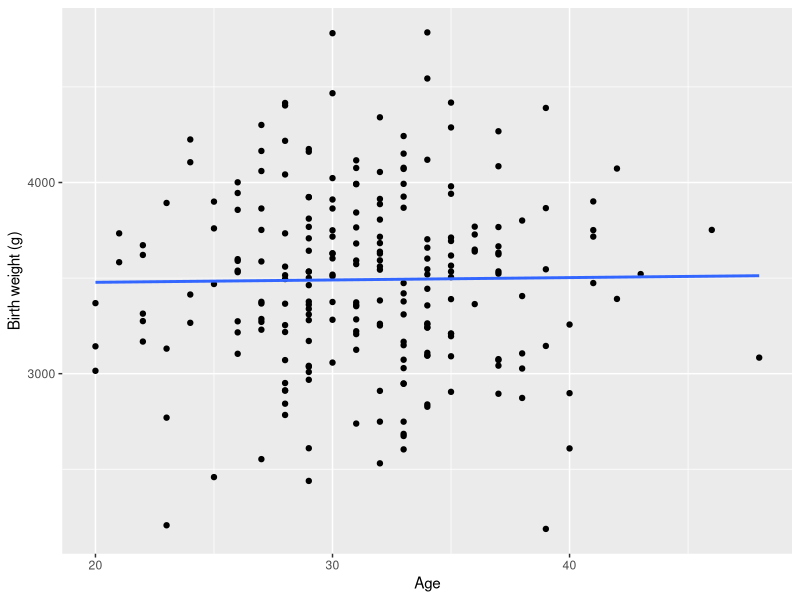
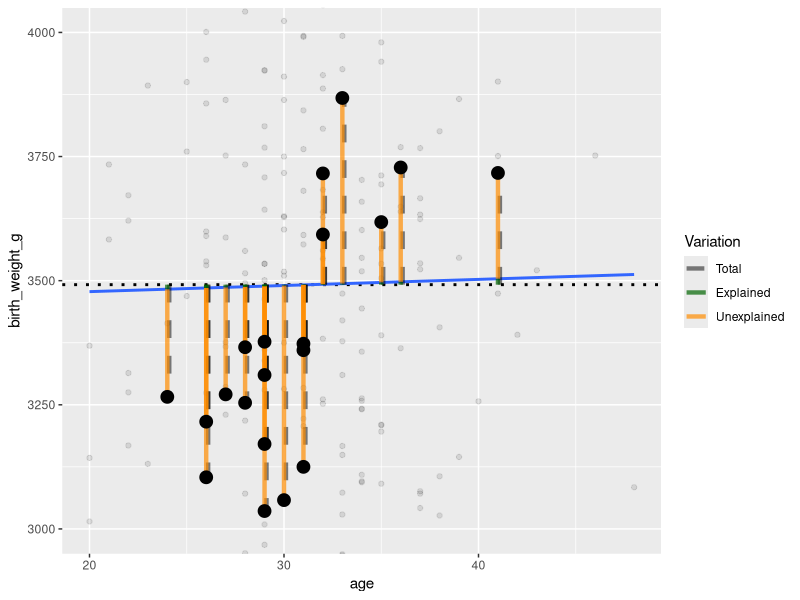
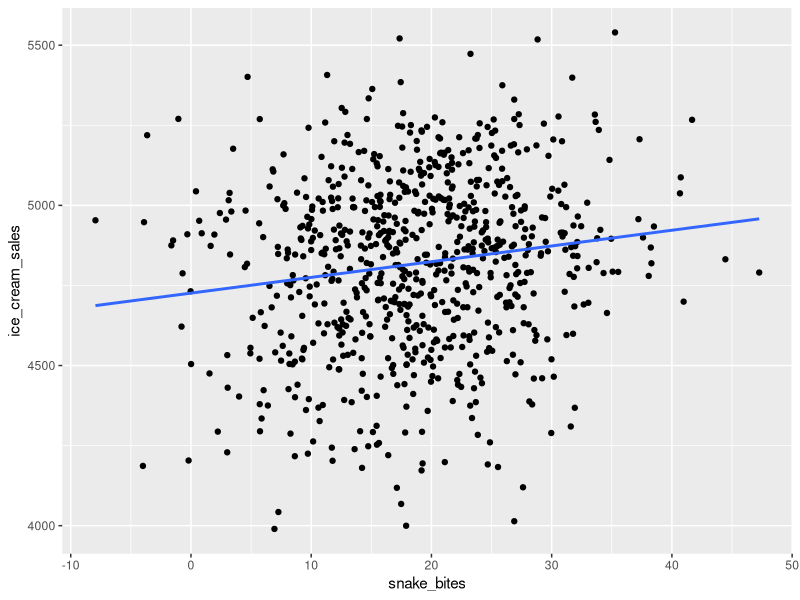
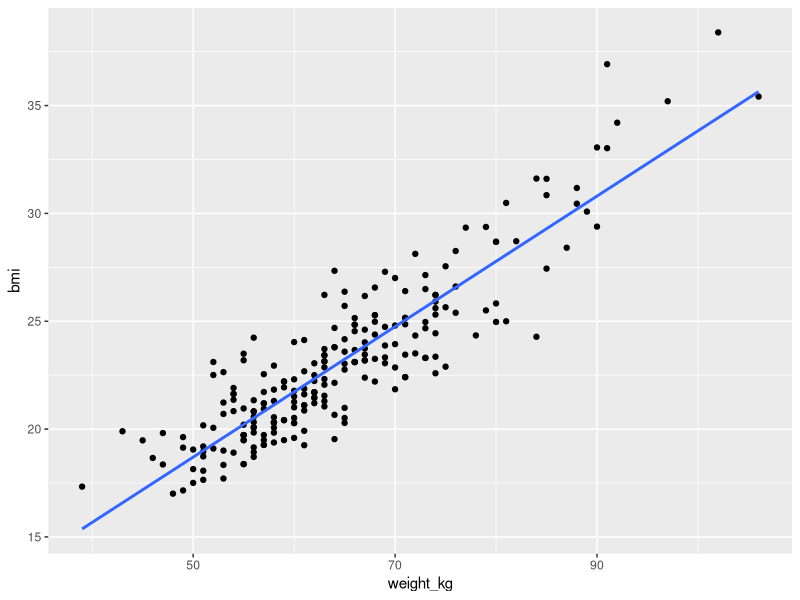

Reproduce these figures in R, in order.
## ---- chunk 1
#| warning: false
library(tidyverse)
birth <- read_csv("datasets/birth.csv") # Remember to set the correct path
# Recoding sex as factor
birth <- birth |>  mutate(
    sex = as.factor(ifelse(sex == 1, "Male", "Female"))
)
glimpse(birth)
## ---- chunk 2
model_summary <- birth |>
  lm(formula = birth_weight_g ~ age) |>
  summary()
model_summary$coefficients
## ---- chunk 3
# Mother length
model_summary <- birth |>
  lm(formula = birth_weight_g ~ length_cm) |>
  summary()
model_summary$coefficients
# Mother weight
model_summary <- birth |>
  lm(formula = birth_weight_g ~ weight_kg) |>
  summary()
model_summary$coefficients
# Mother BMI
model_summary <- birth |>
  lm(formula = birth_weight_g ~ bmi) |>
  summary()
model_summary$coefficients
## ---- chunk 4
model_summary <- birth |>
  lm(formula = birth_weight_g ~ age) |>
  summary()
model_summary$r.squared
## ---- chunk 5
birth |>
  ggplot(aes(x = age, y = birth_weight_g)) +
  geom_point() +
  geom_smooth(method = "lm", se = FALSE) +
  labs(
    x = "Age",
    y = "Birth weight (g)")
## ---- chunk 6
#| warning: false
#| code-fold: true
#| comment: "Code"
# Limits
ylims <- c(3000, 4000)
# Predictions
model <- birth |> lm(formula = birth_weight_g ~ age)
# Subset points to show
set.seed(1337)
subset_birth <- birth |>
  mutate(
    pred = predict(model),
    resid = resid(model)) |>
  filter(
    (age < mean(birth$age) & birth_weight_g < pred - 100) |
    (age > mean(birth$age) & birth_weight_g > pred + 100)) |>
  filter(birth_weight_g < 4000 & birth_weight_g > 3000) |>
  sample_n(20)
# Calculate mean of birth weight
mean_bw <- birth |> pull(birth_weight_g) |> mean()

birth |>
  ggplot(aes(
    x = age,
    y = birth_weight_g)) +
  geom_hline(
    yintercept = mean_bw,
    linetype = 3,
    linewidth = 1) +
  geom_point(alpha = 0.1) +
  geom_smooth(method = "lm", se = FALSE) +
  geom_segment( # Total variation
    data = subset_birth,
    aes(
      x = age + 0.1,
      xend = age + 0.1,
      y =  mean_bw,
      yend = birth_weight_g,
      col = "Total"),
    linetype = 2,
    linewidth = 1.5,
    alpha = 0.5) +
    geom_segment( # Unexplained variation
    data = subset_birth,
    aes(
      x = age,
      xend = age,
      y =  pred,
      yend = birth_weight_g,
      col = "Unexplained"),
    linewidth = 1.5,
    alpha = 0.7
    ) +
  geom_segment( # Explained variation
    data = subset_birth,
    aes(
      x = age,
      xend = age,
      y =  mean_bw,
      yend = pred,
      col = "Explained"),
    linewidth = 1.5,
    alpha = 0.7
    ) +
  geom_point(data = subset_birth, size = 4) +
  labs(
    col = "Variation") +
  scale_color_manual(
    values = c(
      "Total" = "black",
      "Explained" = "darkgreen",
      "Unexplained" = "darkorange"),
    breaks = c(
      "Total", "Explained", "Unexplained")) +
  coord_cartesian(ylim = ylims)
## ---- chunk 7
model <- birth |> lm(formula = birth_weight_g ~ weight_kg + length_cm)
model |> summary()
## ---- chunk 8
# Simulating data
set.seed(42) # Important to include this!
n_days <- 153
n_years <- 5
month <- rep(seq(4, 8, length.out = n_days), n_years)
ice_cream_sales <- (2000 + 3000 * sin(pi * month / 14)
    + rnorm(length(month), 0, 200)
)
snake_bites <- 20 * sin(pi * month / 14) + rnorm(length(month), 0, 8)

ice_cream <- tibble(
    month = month,
    ice_cream_sales = ice_cream_sales,
    snake_bites = snake_bites
)
## ---- chunk 9
ice_cream |>
  ggplot(aes(x = snake_bites, y = ice_cream_sales)) +
  geom_point() +
  geom_smooth(method = "lm", se = FALSE)
## ---- chunk 10
ice_cream |>
  lm(formula = ice_cream_sales ~ snake_bites) |>
  summary()
## ---- chunk 11
ice_cream |>
  lm(formula = ice_cream_sales ~ snake_bites + month) |>
  summary()
## ---- chunk 12
birth |>
  ggplot(aes(x= weight_kg, y = bmi)) +
  geom_point() +
  geom_smooth(method = "lm", se = FALSE)
## ---- chunk 13
birth |>
  lm(formula = bmi ~ weight_kg) |>
  summary()
## ---- chunk 14
ms <- birth |>
    lm(formula = birth_weight_g ~ pregnancy_duration_wks) |> summary()
ms$adj.r.squared
ms <- birth |>
    lm(formula = birth_weight_g ~ sex) |> summary()
ms$adj.r.squared
ms <- birth |>
    lm(formula = birth_weight_g ~ age) |> summary()
ms$adj.r.squared
ms <- birth |>
    lm(formula = birth_weight_g ~ length_cm) |> summary()
ms$adj.r.squared
ms <- birth |>
    lm(formula = birth_weight_g ~ weight_kg) |> summary()
ms$adj.r.squared
ms <- birth |> lm(formula = birth_weight_g ~ bmi) |> summary()
ms$adj.r.squared
## ---- chunk 15
ms <- birth |>
    lm(formula = birth_weight_g ~ pregnancy_duration_wks + sex) |>
    summary()
ms$adj.r.squared
ms <- birth |>
    lm(formula = birth_weight_g ~ pregnancy_duration_wks + age) |>
    summary()
ms$adj.r.squared
ms <- birth |>
    lm(formula = birth_weight_g ~ pregnancy_duration_wks + length_cm) |>
    summary()
ms$adj.r.squared
ms <- birth |>
    lm(formula = birth_weight_g ~ pregnancy_duration_wks + weight_kg) |>
    summary()
ms$adj.r.squared
ms <- birth |>
    lm(formula = birth_weight_g ~ pregnancy_duration_wks + bmi) |>
    summary()
ms$adj.r.squared
## ---- chunk 16
ms <- birth |>
    lm(formula = birth_weight_g ~ pregnancy_duration_wks + length_cm + sex) |>
    summary()
ms$adj.r.squared
ms <- birth |>
    lm(formula = birth_weight_g ~ pregnancy_duration_wks + length_cm + age) |>
    summary()
ms$adj.r.squared
ms <- birth |>
    lm(formula = birth_weight_g ~ pregnancy_duration_wks
                 + length_cm + weight_kg) |>
    summary()
ms$adj.r.squared
ms <- birth |>
    lm(formula = birth_weight_g ~ pregnancy_duration_wks + length_cm + bmi) |>
    summary()
ms$adj.r.squared
## ---- chunk 17
ms <- birth |>
    lm(formula = birth_weight_g ~ pregnancy_duration_wks + length_cm + sex
                 + age) |>
    summary()
ms$adj.r.squared
ms <- birth |>
    lm(formula = birth_weight_g ~ pregnancy_duration_wks + length_cm + sex
                 + weight_kg) |>
    summary()
ms$adj.r.squared
ms <- birth |>
    lm(formula = birth_weight_g ~ pregnancy_duration_wks + length_cm + sex
                 + bmi) |>
    summary()
ms$adj.r.squared
## ---- chunk 18
ms <- birth |>
    lm(formula = birth_weight_g ~ pregnancy_duration_wks + length_cm + sex
                 + weight_kg + age) |>
    summary()
ms$adj.r.squared
ms <- birth |>
    lm(formula = birth_weight_g ~ pregnancy_duration_wks + length_cm + sex
                 + weight_kg + bmi) |>
    summary()
ms$adj.r.squared
## ---- chunk 19
# Forward selection (fs) model
model_fs <- birth |> lm(formula = birth_weight_g ~ pregnancy_duration_wks
                                  + length_cm + sex + weight_kg)
model_fs |> summary()
## ---- chunk 20
# First forward step
ms <- birth |>
    lm(formula = birth_weight_g ~ pregnancy_duration_wks) |>
    summary()
ms$coefficients
# Second forward step
ms <- birth |>
    lm(formula = birth_weight_g ~ pregnancy_duration_wks + length_cm) |>
    summary()
ms$coefficients
# Third forward step
ms <- birth |>
    lm(formula = birth_weight_g ~ pregnancy_duration_wks + length_cm + sex) |>
    summary()
ms$coefficients
# Fourth forward step
ms <- birth |>
    lm(formula = birth_weight_g ~ pregnancy_duration_wks + length_cm + sex
                 + weight_kg) |>
    summary()
ms$coefficients
## ---- chunk 21
library(palmerpenguins)
glimpse(penguins)
## ---- chunk 22
penguins |> lm(formula = body_mass_g ~ .) |> summary()
## ---- chunk 23
penguins |> lm(formula = body_mass_g ~ . - island) |> summary()
## ---- chunk 24
model_de <- birth |>
  lm(formula = birth_weight_g ~ . - bmi - age)
prediction <- predict(
  model_de,
  data.frame(
    sex = "Female",
    pregnancy_duration_wks = 40,
    weight_kg = 68,
    bmi = 24,
    length_cm = 170,
    age = 0))
prediction
## ---- chunk 25
# Prediction interval by backward selection model
model_bs <- birth |> lm(formula = birth_weight_g ~ pregnancy_duration_wks + sex + weight_kg + bmi)
predict(
  model_bs,
  data.frame(
    sex = "Female",
    pregnancy_duration_wks = 40,
    weight_kg = 68,
    bmi = 24),
  interval = "prediction")

# Prediction interval by backward selection model
model_de <- birth |>
  lm(formula = birth_weight_g ~ . - bmi - age)
predict(
  model_de,
  data.frame(
    sex = "Female",
    pregnancy_duration_wks = 40,
    weight_kg = 68,
    bmi = 24,
    length_cm = 170,
    age = 0),
  interval = "prediction")
